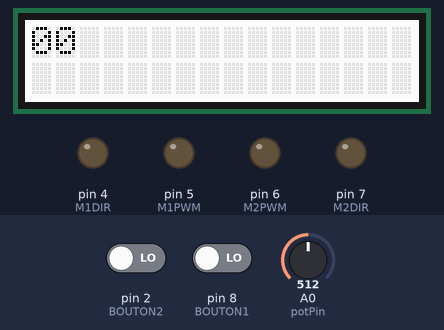
Bench run of a sketch on a simulated Arduino Uno, built with avr-gcc and run on an emulated ATmega328P. On the bench: 16×2 character LCD, output pins drawn as LEDs (lit = HIGH). The inputs (shaded band) are chosen by the test bench; at power-on: pin 2 (BOUTON2) LOW, pin 8 (BOUTON1) LOW, A0 (potPin) = 512. What the sketch prints to the serial monitor is not drawn.

Above: at 1.2 s.
1.3 s: pin 2 (BOUTON2) driven HIGH
At 1.64 s:
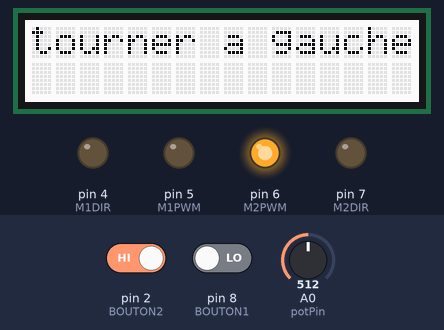
3.2 s: pin 8 (BOUTON1) driven HIGH
At 3.62 s:
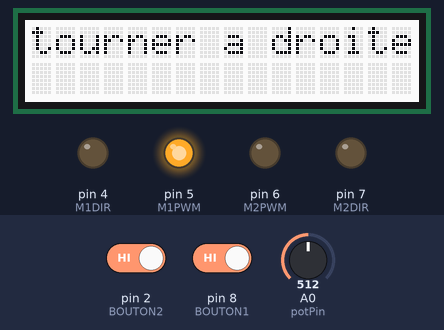
5.1 s: pin 2 (BOUTON2) driven LOW
At 5.18 s:
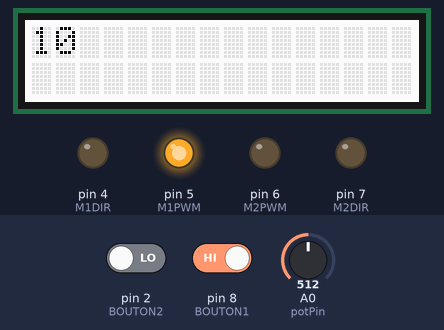
6.6 s: pin 8 (BOUTON1) driven LOW
At 8.0 s:
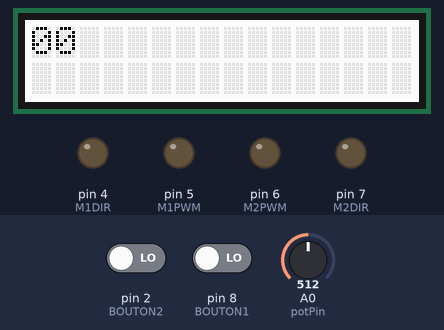
8.3 s: A0 (potPin) set to 452
At 8.8 s:
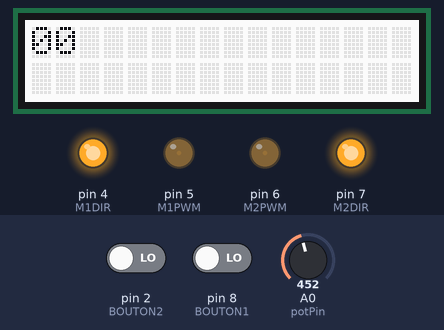
9.9 s: A0 (potPin) set to 472
At 11.0 s:
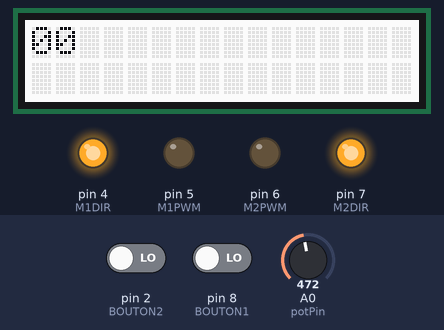
Timing chart, 0 to 12.5 s (numbered marks = the images above; inputs shaded):
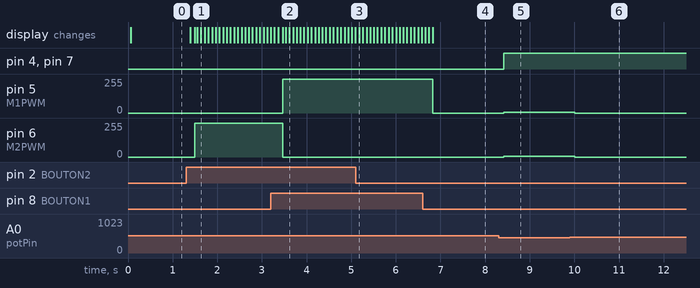

Measured:
- after the input at 1.3 s, pin 6 (M2PWM): 0/255 → 255/255 after 0.19 s; the display: first changes after 0.09 s (image 1 shows a later state)
- after the input at 3.2 s, pin 5 (M1PWM): 0/255 → 255/255 after 0.27 s; pin 6 (M2PWM): 255/255 → 0/255 after 0.27 s; the display: first differs from a run without the input after 0.17 s (image 2 shows a later state)
- after the input at 5.1 s, the display: changes after 0.08 s (image 3)
- after the input at 6.6 s, pin 5 (M1PWM): 255/255 → 0/255 after 0.23 s; the display: first differs from a run without the input after 0.23 s (image 4)
- after the input at 8.3 s, pin 4 (M1DIR), pin 7 (M2DIR): LOW → HIGH after 0.12 s; pin 5 (M1PWM), pin 6 (M2PWM): 0/255 → 5/255 after 0.12 s
- after the input at 9.9 s, pin 5 (M1PWM), pin 6 (M2PWM): 5/255 → 0/255 after 0.11 s

The sketch:

sketch_feb21a_slider2.ino
```cpp
// 3,5,6 ports analogiques
// 2,4,7,8 port digitaux
int BOUTON2=2;
int BOUTON1=8;
int M1DIR = 4;
int M1PWM = 5;
int M2DIR = 7;
int M2PWM = 6;
int slider =0;

#define potPin A0
#include <Wire.h>
#include "rgb_lcd.h"
rgb_lcd lcd;


void setup() {
 pinMode(M1DIR, OUTPUT);
 pinMode(M1PWM, OUTPUT);
 pinMode(M2DIR, OUTPUT);
 pinMode(M2PWM, OUTPUT);


pinMode(BOUTON1,INPUT);
pinMode(BOUTON2,INPUT);

  Serial.begin(9600);
  pinMode(potPin, INPUT);

}

void loop() {
  int bouton1 =0;
  int bouton2 = 0 ;
  int d = 0;
  int curseur=0;

  int pwm1;
  int pwm2;
  curseur = analogRead(potPin);
  bouton1 = digitalRead(BOUTON1);
  bouton2 = digitalRead(BOUTON2);
  lcd.begin(16, 2);
    lcd.setCursor(0,0);
lcd.print(bouton1);
lcd.print(bouton2);
slider = 1 ;
  if (bouton1==1)
   {
    bouton2=0;
    pwm1 =255 ;
    pwm2 =0 ;
    lcd.begin(16, 2);
    lcd.setCursor(0,0);
    lcd.print("tourner a droite");
    delay (20);
    slider =0 ;
   }
 if (bouton2==1)
   {
    bouton1=0;
    pwm2 =255 ;
    pwm1 =0 ;
    lcd.begin(16, 2);
    lcd.setCursor(0,0);
    lcd.print("tourner a gauche");
    delay (20);
     slider =0 ;
   }
if (slider==1)
  {
  if (curseur<462)
    {
    digitalWrite(M1DIR, 1);
    digitalWrite(M2DIR, 1);
    pwm1 = map((462-curseur),0,462,0,255);
    pwm2 = map((462-curseur),0,462,0,255);
    }
  if (curseur>562)
    {
    digitalWrite(M1DIR, 0);
    digitalWrite(M2DIR, 0);
    pwm1 = map(curseur,562,1024,0,255);
    pwm2 = map(curseur,562,1024,0,255);
    }
  if ((curseur>=462)&&(curseur<=562))
    {
    pwm1 = 0;
    pwm2 = 0;
    }
  }

  /*analogWrite(M1PWM, 0);
  analogWrite(M2PWM, 0);
  */
    /*lcd.begin(16, 2);
    lcd.setCursor(0,0);
    lcd.print("Cur ");
    lcd.print(curseur);
    lcd.print("Vit ");
    lcd.print(pwm);
    analogWrite(M1PWM,pwm);
    analogWrite(M2PWM,pwm);
    digitalWrite(3,LOW);
    digitalWrite(2,LOW);
   */
    analogWrite(M1PWM,pwm1);
    analogWrite(M2PWM,pwm2);

Serial.println(analogRead(potPin));

   // digitalWrite (3 , HIGH);
   // delay (2000);
   // digitalWrite(3, LOW);
   //delay (2000);
}
```
